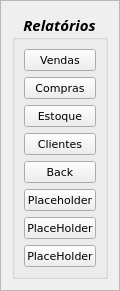
        <widget class="QFrame" name="Relatorios_Frame">
         <property name="geometry">
          <rect>
           <x>0</x>
           <y>0</y>
           <width>120</width>
           <height>287</height>
          </rect>
         </property>
         <property name="autoFillBackground">
          <bool>true</bool>
         </property>
         <property name="frameShape">
          <enum>QFrame::StyledPanel</enum>
         </property>
         <property name="frameShadow">
          <enum>QFrame::Raised</enum>
         </property>
         <layout class="QGridLayout" name="gridLayout_10">
          <item row="0" column="0">
           <widget class="QGroupBox" name="RelatoriosMenu">
            <property name="enabled">
             <bool>true</bool>
            </property>
            <property name="sizePolicy">
             <sizepolicy hsizetype="Fixed" vsizetype="Fixed">
              <horstretch>0</horstretch>
              <verstretch>0</verstretch>
             </sizepolicy>
            </property>
            <property name="minimumSize">
             <size>
              <width>10</width>
              <height>0</height>
             </size>
            </property>
            <property name="sizeIncrement">
             <size>
              <width>0</width>
              <height>0</height>
             </size>
            </property>
            <property name="font">
             <font>
              <family>Sitka Display</family>
              <pointsize>11</pointsize>
              <weight>75</weight>
              <italic>true</italic>
              <bold>true</bold>
              <strikeout>false</strikeout>
              <kerning>true</kerning>
             </font>
            </property>
            <property name="title">
             <string>Relatórios</string>
            </property>
            <property name="alignment">
             <set>Qt::AlignCenter</set>
            </property>
            <layout class="QGridLayout" name="gridLayout_11">
             <item row="3" column="0">
              <widget class="QPushButton" name="RelatClie_Button">
               <property name="font">
                <font>
                 <family>Verdana</family>
                 <pointsize>8</pointsize>
                 <weight>50</weight>
                 <italic>false</italic>
                 <bold>false</bold>
                </font>
               </property>
               <property name="text">
                <string>Clientes</string>
               </property>
              </widget>
             </item>
             <item row="2" column="0">
              <widget class="QPushButton" name="RelatEsto_Button">
               <property name="font">
                <font>
                 <family>Verdana</family>
                 <pointsize>8</pointsize>
                 <weight>50</weight>
                 <italic>false</italic>
                 <bold>false</bold>
                </font>
               </property>
               <property name="text">
                <string>Estoque</string>
               </property>
              </widget>
             </item>
             <item row="6" column="0">
              <widget class="QPushButton" name="RelatPlacHold1_Button">
               <property name="font">
                <font>
                 <family>Verdana</family>
                 <pointsize>8</pointsize>
                 <weight>50</weight>
                 <italic>false</italic>
                 <bold>false</bold>
                </font>
               </property>
               <property name="text">
                <string>Placeholder</string>
               </property>
              </widget>
             </item>
             <item row="0" column="0">
              <widget class="QPushButton" name="RelatVend_Button">
               <property name="font">
                <font>
                 <family>Verdana</family>
                 <pointsize>8</pointsize>
                 <weight>50</weight>
                 <italic>false</italic>
                 <bold>false</bold>
                </font>
               </property>
               <property name="text">
                <string>Vendas</string>
               </property>
              </widget>
             </item>
             <item row="5" column="0">
              <widget class="QPushButton" name="RelatBack_Button">
               <property name="font">
                <font>
                 <family>Verdana</family>
                 <pointsize>8</pointsize>
                 <weight>50</weight>
                 <italic>false</italic>
                 <bold>false</bold>
                </font>
               </property>
               <property name="text">
                <string>Back</string>
               </property>
              </widget>
             </item>
             <item row="1" column="0">
              <widget class="QPushButton" name="RelatComp_Button">
               <property name="font">
                <font>
                 <family>Verdana</family>
                 <pointsize>8</pointsize>
                 <weight>50</weight>
                 <italic>false</italic>
                 <bold>false</bold>
                </font>
               </property>
               <property name="text">
                <string>Compras</string>
               </property>
              </widget>
             </item>
             <item row="7" column="0">
              <widget class="QPushButton" name="RelatPlacHold2_Button">
               <property name="font">
                <font>
                 <family>Verdana</family>
                 <pointsize>8</pointsize>
                 <weight>50</weight>
                 <italic>false</italic>
                 <bold>false</bold>
                </font>
               </property>
               <property name="text">
                <string>PlaceHolder</string>
               </property>
              </widget>
             </item>
             <item row="8" column="0">
              <widget class="QPushButton" name="RelatPlacHold2_Button_2">
               <property name="font">
                <font>
                 <family>Verdana</family>
                 <pointsize>8</pointsize>
                 <weight>50</weight>
                 <italic>false</italic>
                 <bold>false</bold>
                </font>
               </property>
               <property name="text">
                <string>PlaceHolder</string>
               </property>
              </widget>
             </item>
            </layout>
           </widget>
          </item>
         </layout>
        </widget>
